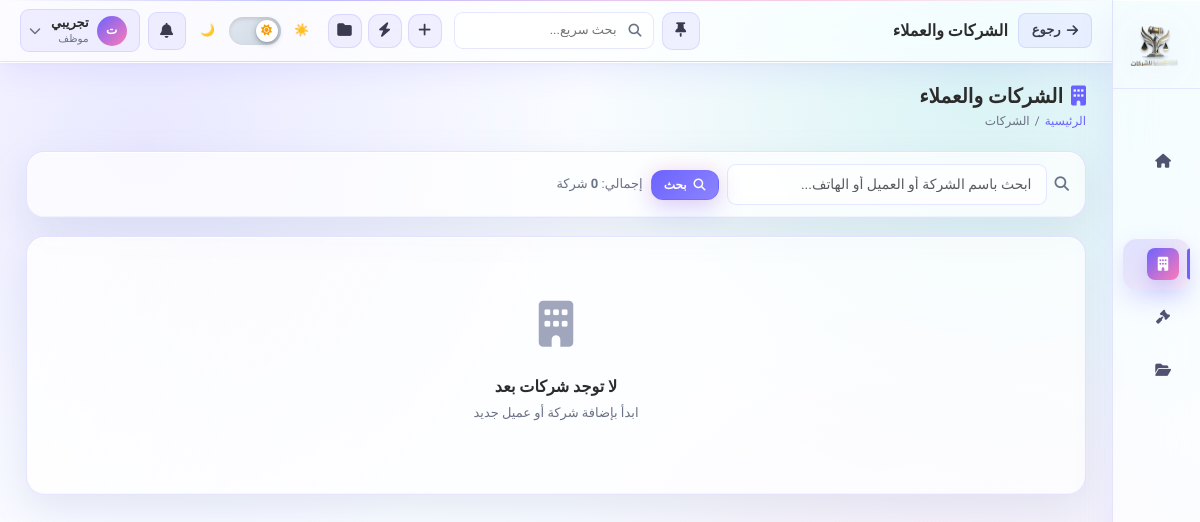
The app's page /companies/ (signed in) with its own data.
### apps/users/models.py (models this page shows, shortened)
class CustomUser(AbstractUser):
    class Role(models.TextChoices):
        DEVELOPER = 'developer', 'مطور النظام'
        ADMIN = 'admin', 'مدير النظام'
        LAWYER = 'lawyer', 'محامي'
        EMPLOYEE = 'employee', 'موظف'
    role = models.CharField(max_length=20, choices=Role.choices, default=Role.EMPLOYEE, verbose_name='الدور الوظيفي')
    phone = models.CharField(max_length=20, blank=True, verbose_name='رقم الهاتف')
    profile_picture = models.ImageField(upload_to='profiles/', blank=True, null=True, verbose_name='صورة الملف الشخصي')
    is_active = models.BooleanField(default=True, verbose_name='نشط')
    created_at = models.DateTimeField(auto_now_add=True, verbose_name='تاريخ الإنشاء')
    last_seen = models.DateTimeField(null=True, blank=True, verbose_name='آخر ظهور')
    last_ip = models.GenericIPAddressField(null=True, blank=True, verbose_name='آخر IP')
    last_device = models.CharField(max_length=300, blank=True, verbose_name='آخر جهاز')
    is_online = models.BooleanField(default=False, verbose_name='متصل الآن')
    can_view_online = models.BooleanField(default=False, verbose_name='يمكنه مشاهدة المتصلين')
    can_edit_manual = models.BooleanField(default=False, verbose_name='صلاحية تعديل يدوية')
    can_delete_manual = models.BooleanField(default=False, verbose_name='صلاحية حذف يدوية')
    can_manage_users_manual = models.BooleanField(default=False, verbose_name='صلاحية إدارة المستخدمين يدويا')
    class Meta:
        verbose_name = 'مستخدم'
        verbose_name_plural = 'المستخدمون'
    @property
    def is_developer(self):
        return self.role == self.Role.DEVELOPER
    @property
    def is_admin(self):
        return self.role in [self.Role.ADMIN, self.Role.DEVELOPER]
    @property
    def is_real_admin(self):
        return self.role == self.Role.ADMIN
    @property
    def can_edit(self):
        return self.role in [self.Role.ADMIN, self.Role.DEVELOPER, self.Role.LAWYER] or self.can_edit_manual

### apps/companies/views.py (the view)
# urls.py: path('', views.company_list, name='company_list'),
@login_required
def company_list(request):
    query = request.GET.get('q', '')
    companies = Company.objects.all()
    if query:
        companies = companies.filter(
            Q(name__icontains=query) |
            Q(client_name__icontains=query) |
            Q(phone__icontains=query)
        )
    companies = companies.order_by('-created_at')
    return render(request, 'companies/company_list.html', {
        'companies': companies,
        'query': query,
    })

### templates/companies/company_list.html (shortened to what this page needs)
{% extends 'base.html' %}
{% block page_title %}الشركات والعملاء{% endblock %}
{% block content %}
<div class="page-header">
    <div>
        <h1><i class="fas fa-building text-primary me-2"></i>الشركات والعملاء</h1>
        <div class="breadcrumb mt-1">
            <a href="{% url 'dashboard' %}">الرئيسية</a>
            <span>/</span><span>الشركات</span>
        </div>
    </div>
</div>
<div class="filter-bar">
    <form method="get" class="d-flex align-items-center gap-2 w-100" style="flex-wrap:wrap;">
        <i class="fas fa-search text-muted"></i>
        <input type="text" name="q" class="form-control" style="max-width:320px;"
               placeholder="ابحث باسم الشركة أو العميل أو الهاتف..."
               value="{{ query }}">
        <button type="submit" class="btn btn-primary btn-sm">
            <i class="fas fa-search"></i> بحث
        </button>
        <span class="text-muted fs-13 me-auto">
            إجمالي: <strong>{{ companies.count }}</strong> شركة
        </span>
    </form>
</div>
{% if companies %}
<div class="row g-3">
    {% for company in companies %}
    <div class="col-md-6 col-xl-4">
        <div class="card h-100" style="transition: transform .2s, box-shadow .2s;"
             onmouseenter="this.style.transform='translateY(-3px)';this.style.boxShadow='0 8px 24px rgba(0,0,0,.1)'"
             onmouseleave="this.style.transform='';this.style.boxShadow=''">
            <div class="card-body">
                <div class="d-flex align-items-start justify-content-between mb-3">
                    <div class="d-flex align-items-center gap-2">
                        <div style="width:42px;height:42px;background:#eff6ff;border-radius:10px;display:flex;align-items:center;justify-content:center;flex-shrink:0;">
                            <i class="fas fa-building text-primary"></i>
                        </div>
                        <div>
                            <div class="fw-700" style="font-size:15px;">{{ company.name }}</div>
                            <div class="fs-13 text-muted">{{ company.client_name }}</div>
                        </div>
                    </div>
                    <span class="badge badge-{% if company.open_cases_count > 0 %}success{% else %}secondary{% endif %}">
                        {{ company.open_cases_count }} مفتوحة
                    </span>
                </div>
                <div class="d-flex flex-column gap-1 mb-3">
                    {% if company.phone %}
                    <div class="d-flex align-items-center gap-2 fs-13 text-muted">
                        <i class="fas fa-phone" style="width:14px;"></i>
                        <span dir="ltr">{{ company.phone }}</span>
                    </div>
                    {% endif %}
                    {% if company.email %}
                    <div class="d-flex align-items-center gap-2 fs-13 text-muted">
                        <i class="fas fa-envelope" style="width:14px;"></i>
                        <span>{{ company.email }}</span>
                    </div>
                    {% endif %}
                    {% if company.address %}
                    <div class="d-flex align-items-center gap-2 fs-13 text-muted">
                        <i class="fas fa-map-marker-alt" style="width:14px;"></i>
                        <span>{{ company.address|truncatechars:40 }}</span>
                    </div>
                    {% endif %}
                </div>
                <div class="d-flex gap-2 mb-3" style="border-top:1px solid #f1f5f9;padding-top:10px;">
                    <div class="text-center" style="flex:1;">
                        <div class="fw-700 text-primary">{{ company.total_cases_count }}</div>
                        <div class="fs-12 text-muted">إجمالي القضايا</div>
                    </div>
                    <div style="width:1px;background:#e2e8f0;"></div>
                    <div class="text-center" style="flex:1;">
                        <div class="fw-700 text-success">{{ company.open_cases_count }}</div>
                        <div class="fs-12 text-muted">مفتوحة</div>
                    </div>
                    <div style="width:1px;background:#e2e8f0;"></div>
                    <div class="text-center" style="flex:1;">
                        <div class="fw-700 text-muted">{{ company.documents.count }}</div>
                        <div class="fs-12 text-muted">مستندات</div>
                    </div>
                </div>
                <div class="d-flex gap-2">
                    <a href="{% url 'company_detail' company.pk %}" class="btn btn-primary btn-sm flex-fill">
                        <i class="fas fa-eye"></i> عرض التفاصيل
                    </a>
                    {% if user.can_edit %}
                    <a href="{% url 'company_edit' company.pk %}" class="btn btn-light btn-sm btn-icon" title="تعديل">
                        <i class="fas fa-edit"></i>
                    </a>
                    {% endif %}
                    {% if user.can_delete %}
                    <a href="{% url 'company_delete' company.pk %}" class="btn btn-light btn-sm btn-icon" title="حذف"
                       style="color:var(--danger);">
                        <i class="fas fa-trash"></i>
                    </a>
                    {% endif %}
                </div>
            </div>
        </div>
    </div>
    {% endfor %}
</div>
{% else %}
<div class="card">
    <div class="empty-state">
        <div class="icon"><i class="fas fa-building"></i></div>
        <h5>{% if query %}لا توجد نتائج{% else %}لا توجد شركات بعد{% endif %}</h5>
        <p>{% if query %}لم يتم العثور على شركات تطابق "{{ query }}"{% else %}ابدأ بإضافة شركة أو عميل جديد{% endif %}</p>
    </div>
</div>
{% endif %}
{% endblock %}

### templates/base.html (shortened to what this page needs)
<!DOCTYPE html>
{% load static %}
<html lang="ar" dir="rtl" data-theme="light">
<head>
    <link rel="stylesheet" href="https://cdn.jsdelivr.net/npm/bootstrap@5.3.0/dist/css/bootstrap.rtl.min.css">
    <link rel="stylesheet" href="https://cdnjs.cloudflare.com/ajax/libs/font-awesome/6.4.0/css/all.min.css">
    <link rel="stylesheet" href="{% static 'dark-theme.css' %}">
</head>
<body>
<nav id="sidebar">
    <a href="{% url 'dashboard' %}" class="sidebar-brand">
        <img src="{% static 'logo.png' %}" alt="Logo" class="sidebar-logo-img">
    </a>
    <div class="sidebar-nav">
        <a href="{% url 'dashboard' %}" class="nav-link {% if request.resolver_match.url_name == 'dashboard' %}active{% endif %}">
            <span class="nav-icon"><i class="fas fa-home"></i></span>
        </a>
        <a href="{% url 'company_list' %}" class="nav-link {% if 'compan' in request.resolver_match.url_name %}active{% endif %}">
            <span class="nav-icon"><i class="fas fa-building"></i></span>
        </a>
        <a href="{% url 'case_list' %}" class="nav-link {% if 'case' in request.resolver_match.url_name and 'session' not in request.resolver_match.url_name %}active{% endif %}">
            <span class="nav-icon"><i class="fas fa-gavel"></i></span>
        </a>
        <a href="{% url 'document_list' %}" class="nav-link {% if 'document' in request.resolver_match.url_name %}active{% endif %}">
            <span class="nav-icon"><i class="fas fa-folder-open"></i></span>
        </a>
    </div>
</nav>
<div id="main-content">
    <header class="topbar">
        <div class="topbar-left">
            {% if request.resolver_match.url_name != 'dashboard' %}
            <button class="btn-back" onclick="goBack()">
                <i class="fas fa-arrow-right"></i> رجوع
            </button>
            {% endif %}
            <div class="topbar-title">{% block page_title %}{% endblock %}</div>
        </div>
        <div class="topbar-right">
            <button class="sidebar-mode-btn" id="sidebarModeBtn" type="button" title="وضع البار الجانبي" onclick="cycleSidebarMode()">
                <i class="fas fa-thumbtack" id="sidebarModeIcon"></i>
            </button>
            <form action="{% url 'dashboard' %}" method="get" class="search-bar">
                <i class="fas fa-search"></i>
                <input type="text" name="q" placeholder="بحث سريع..." value="{{ request.GET.q|default:'' }}">
            </form>
            <div class="quick-actions">
                <a href="{% url 'company_create' %}" class="quick-action-btn" title="إضافة شركة"><i class="fas fa-plus"></i></a>
                <a href="{% url 'case_list' %}" class="quick-action-btn" title="القضايا"><i class="fas fa-bolt"></i></a>
                <a href="{% url 'document_list' %}" class="quick-action-btn" title="المستندات"><i class="fas fa-folder"></i></a>
            </div>
            <div class="theme-switch" onclick="toggleTheme()" title="تبديل الوضع">
                <span class="theme-switch-label" id="lblLight">☀️</span>
                <div class="switch-track">
                    <div class="switch-track-inner track-light"></div>
                    <div class="switch-thumb">
                        <span class="thumb-icon thumb-sun"><i class="fas fa-sun"></i></span>
                    </div>
                </div>
                <span class="theme-switch-label" id="lblDark">🌙</span>
            </div>
            <div class="topbar-relative">
                <button class="notif-btn" onclick="toggleDropdown('notifPanel', event)">
                    <i class="fas fa-bell"></i>
                </button>
            </div>
            <div class="topbar-relative">
                <div class="user-menu-btn" onclick="toggleDropdown('userPanel', event)">
                    <div class="user-avatar">{{ user.get_full_name|first|default:user.username|first|upper }}</div>
                    <div style="line-height:1.3;">
                        <div class="user-name">{{ user.get_full_name|default:user.username }}</div>
                        <div class="user-role">{{ user.get_role_display }}</div>
                    </div>
                    <i class="fas fa-chevron-down fs-12 text-muted" style="margin-right:2px;"></i>
                </div>
            </div>
        </div>
    </header>
    <main class="page-content fade-in">
        {% block content %}{% endblock %}
    </main>
</div>
</body>
</html>

### static/dark-theme.css (style rules this page uses)
:root { --primary: #6366F1; --primary-dark: #4F46E5; --primary-light: rgba(99, 102, 241, 0.15); --primary-glow: rgba(99, 102, 241, 0.35); --accent: #8B5CF6; --accent-light: rgba(139, 92, 246, 0.15); --success: #10B981; --success-bg: rgba(16, 185, 129, 0.12); --success-text: #34D399; --warning: #F59E0B; --warning-bg: rgba(245, 158, 11, 0.12); --warning-text: #FCD34D; --danger: #EF4444; --danger-bg: rgba(239, 68, 68, 0.12); --danger-text: #FCA5A5; --info: #38BDF8; --info-bg: rgba(56, 189, 248, 0.12); --info-text: #7DD3FC; --bg-main: #0B0F19; --bg-card: #111827; --bg-elevated: #161D2E; --bg-input: #0F1623; --bg-sidebar: #0D1117; --bg-navbar: #111827; --bg-hover: rgba(99, 102, 241, 0.07); --bg-active: rgba(99, 102, 241, 0.15); --bg-overlay: rgba(0, 0, 0, 0.7); --border: #1F2937; --border-light: rgba(255, 255, 255, 0.05); --border-focus: #6366F1; --text-primary: #E5E7EB; --text-secondary: #9CA3AF; --text-muted: #6B7280; --text-faint: #374151; --text-inverse: #0B0F19; --shadow-sm: 0 1px 3px rgba(0,0,0,0.4), 0 1px 2px rgba(0,0,0,0.3); --shadow-md: 0 4px 16px rgba(0,0,0,0.35), 0 2px 6px rgba(0,0,0,0.25); --shadow-lg: 0 10px 40px rgba(0,0,0,0.5), 0 4px 12px rgba(0,0,0,0.3); --shadow-primary: 0 4px 20px rgba(99, 102, 241, 0.3); --scrollbar-track: #111827; --scrollbar-thumb: #1F2937; --transition: all 0.3s ease; --transition-fast: all 0.15s ease; --radius-sm: 6px; --radius-md: 10px; --radius-lg: 14px; --radius-xl: 18px; }
[data-theme="light"] { --primary: #4F46E5; --primary-dark: #3730A3; --primary-light: rgba(79, 70, 229, 0.1); --primary-glow: rgba(79, 70, 229, 0.25); --success-text: #059669; --warning-text: #D97706; --danger-text: #DC2626; --info-text: #0284C7; --bg-main: #F1F5F9; --bg-card: #FFFFFF; --bg-elevated: #F8FAFC; --bg-input: #F8FAFC; --bg-sidebar: #0D1117; --bg-navbar: #FFFFFF; --bg-hover: rgba(79, 70, 229, 0.06); --bg-active: rgba(79, 70, 229, 0.1); --bg-overlay: rgba(15, 23, 42, 0.5); --border: #E2E8F0; --border-light: rgba(0, 0, 0, 0.05); --text-primary: #0F172A; --text-secondary: #475569; --text-muted: #64748B; --text-faint: #94A3B8; --shadow-sm: 0 1px 3px rgba(0,0,0,0.06), 0 1px 2px rgba(0,0,0,0.04); --shadow-md: 0 4px 16px rgba(0,0,0,0.08), 0 2px 6px rgba(0,0,0,0.05); --shadow-lg: 0 10px 40px rgba(0,0,0,0.12), 0 4px 12px rgba(0,0,0,0.07); --scrollbar-track: #F1F5F9; --scrollbar-thumb: #CBD5E1; --success-bg: rgba(5, 150, 105, 0.1); --warning-bg: rgba(217, 119, 6, 0.1); --danger-bg: rgba(220, 38, 38, 0.1); --info-bg: rgba(2, 132, 199, 0.1); }
html { scroll-behavior: smooth; }
body, [data-theme="dark"] body { background-color: var(--bg-main) !important; color: var(--text-primary) !important; transition: var(--transition); font-size: 14.5px; line-height: 1.6; }
[data-theme="dark"] *, [data-theme="light"] * { transition: background-color 0.3s ease, border-color 0.3s ease, color 0.3s ease, box-shadow 0.3s ease; }

### records on screen
CustomUser: get_full_name|first "ت", get_full_name "تجريبي", role "موظف"

### other values on screen
{{ companies.count }} "0"
